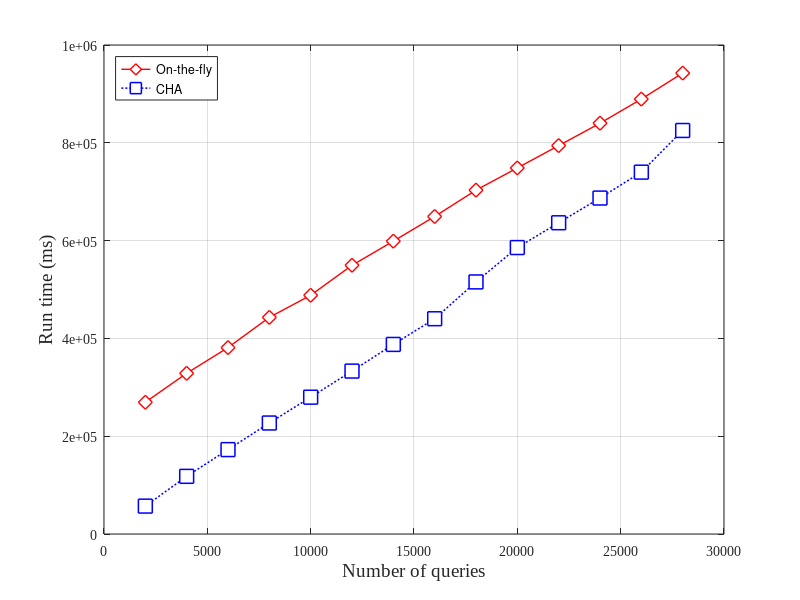

Write the MATLAB code that produced this figure.
function fig1()
figure();
% x axis
x = 2000:2000:28000;
% On-the-fly call graph building time
y11 = 219769.49;
% CHA-based call graph building time
y22 = 209.46;
% on-the-fly query run time
y1 = [49679.84, 108843.73, 161426.91, 223236.32, 268476.99, 329687.66, 379081.87, 429480.40, 483377.86, 528793.85, 574480.92, 620197.36, 669638.67, 722855.83];
% CHA query run time
y2 = [56835.45, 117715.87, 172397.92, 226781.94, 279565.76, 332969.94, 387476.22, 440020.33, 515302.10, 585566.67, 636273.02, 686812.49, 739773.14, 825002.52];


plot(x,y1 + y11,'d-r','MarkerSize', 10, 'MarkerFaceColor', 'r', 'LineWidth', 1.01, 'MarkerFaceColor', 'w');
hold on;
plot(x,y2 + y22,'s:b','MarkerSize', 10, 'MarkerFaceColor', 'b','LineWidth', 1.1, 'MarkerFaceColor', 'w');

% lable setting
xlabel('Number of queries','FontName','Times New Roman','FontSize',14);
ylabel('Run time (ms)','FontName','Times New Roman','FontSize',14);
% legend setting
legend('On-the-fly','CHA', 'Location','NorthWest');
% axis setting
set(gca,'FontName','Times New Roman','FontSize',10);

grid on;